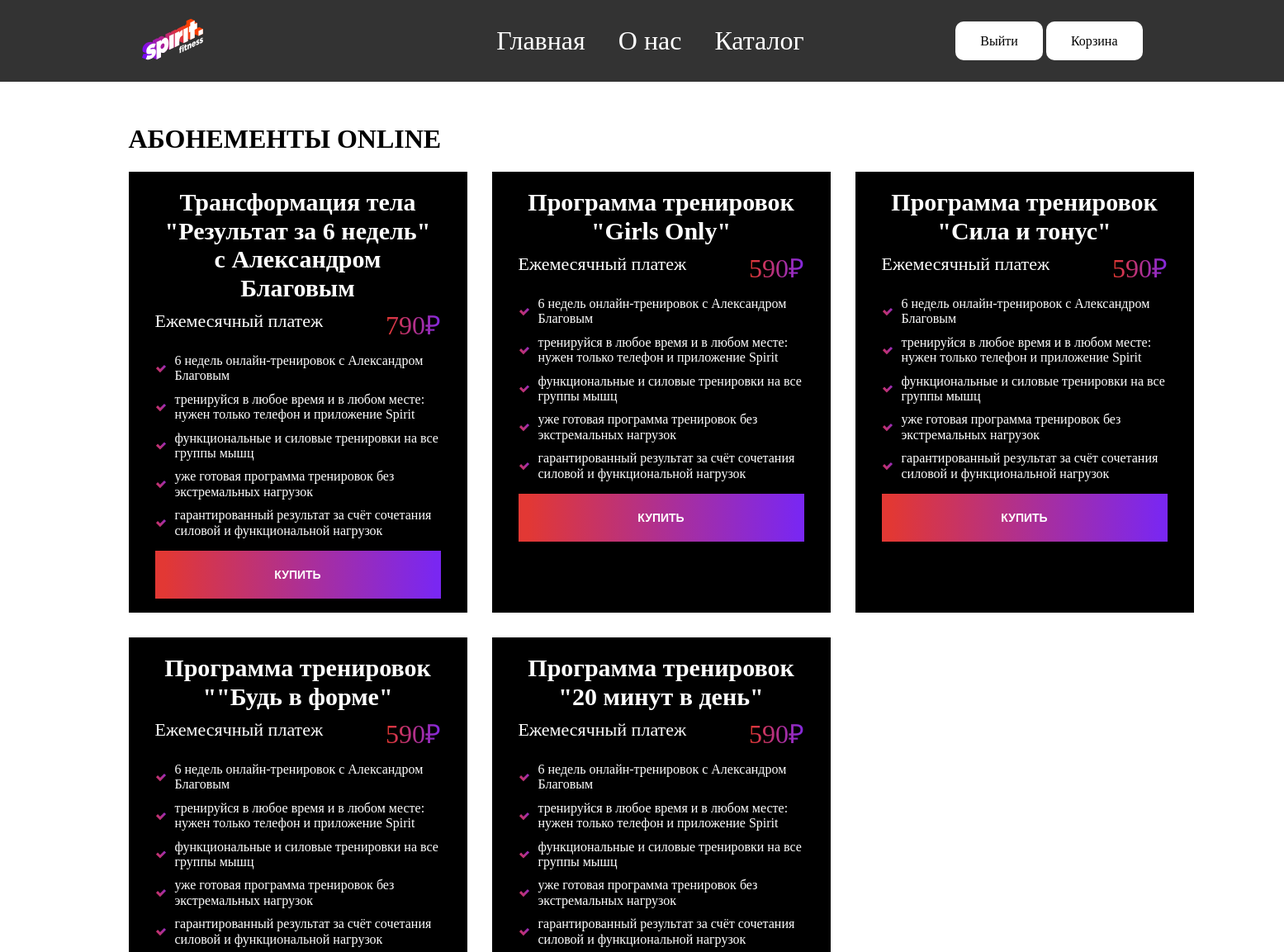
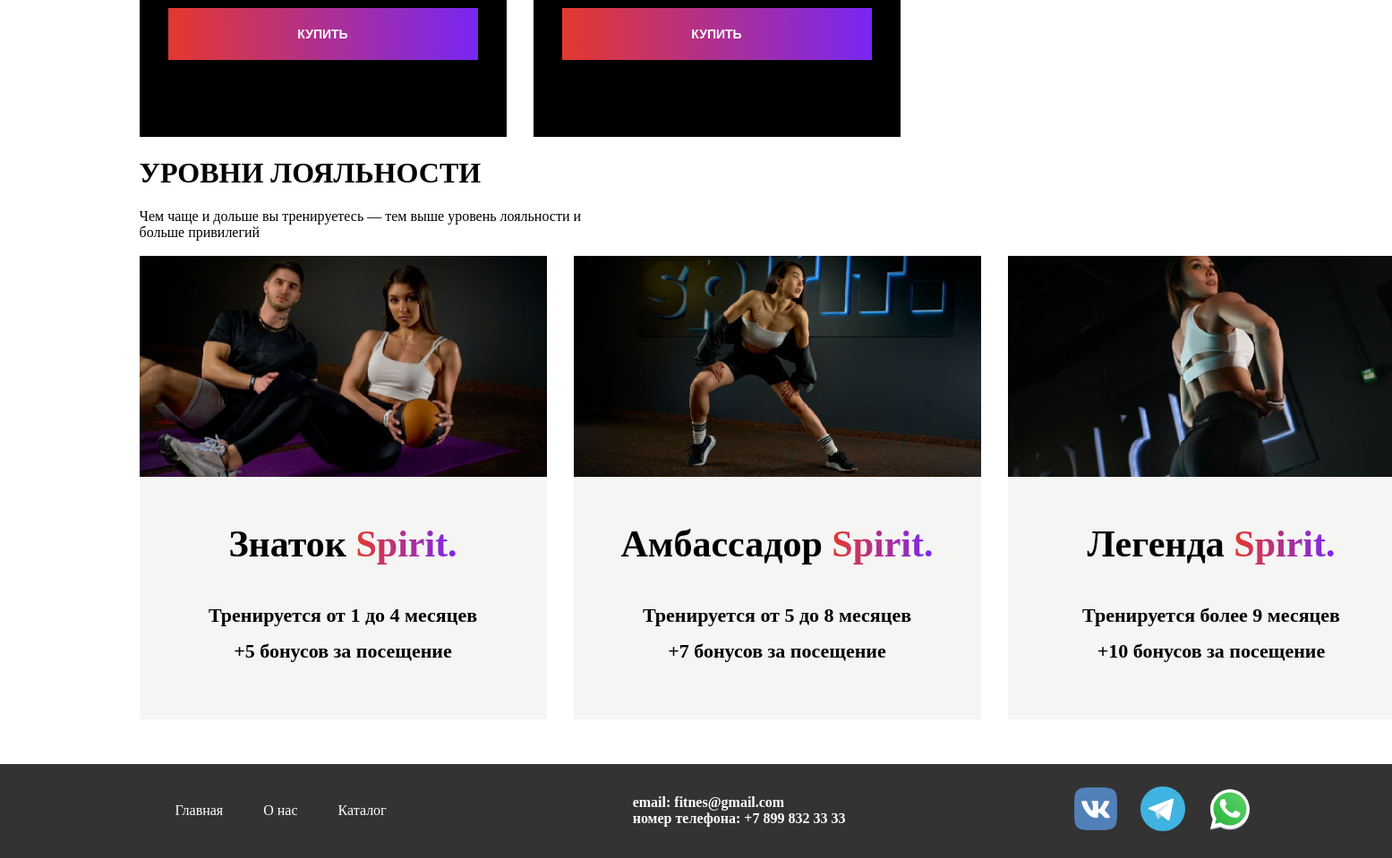
Page /catalog.php (signed in) on the committed database (2 pictures, top to bottom).
### tables this page shows
CREATE TABLE `products` (
  `id` int NOT NULL,
  `name` varchar(200) NOT NULL,
  `price` int NOT NULL
);

### catalog.php (the view, shortened to what this page needs)
<!DOCTYPE html>
<html lang="en">
<head>
  <link rel="stylesheet" href="./style/index.css" />
  <link rel="stylesheet" href="./style/normalize.css" />
</head>
<body>
<?php include_once('./header_and_footer/header.php')?>
  <main>
    <div class="catalog">
      <div class="container">
        <h1>
          АБОНЕМЕНТЫ ONLINE
        </h1>
        <div class="ticket">
        <?php
            require_once './back/connect.php';
            $sql = "SELECT * FROM `products` ";
            $product = mysqli_query($connect, $sql);
            if (mysqli_num_rows($product) > 0) {
                while ($row = mysqli_fetch_assoc($product)) {
            ?>
          <div class="ticket_card">
            <div class="ticket_cont">
              <h1 class="title_ticket">
                <?php echo $row['name']?>
              </h1>
              <div class="price">
                <p class="price_tx">Ежемесячный платеж</p>
                <p class="price_p"><?php echo $row['price']?>₽</p>
              </div>
              <div class="enabled">
                <div class="enabled_k"><img src="./svg/mark.svg" alt="">
                  <p>6 недель онлайн-тренировок с Александром Благовым</p>
                </div>
                <div class="enabled_k"><img src="./svg/mark.svg" alt="">
                  <p>тренируйся в любое время и в любом месте: нужен только телефон и приложение Spirit</p>
                </div>
                <div class="enabled_k"><img src="./svg/mark.svg" alt="">
                  <p>функциональные и силовые тренировки на все группы мышц</p>
                </div>
                <div class="enabled_k"><img src="./svg/mark.svg" alt="">
                  <p>уже готовая программа тренировок без экстремальных нагрузок</p>
                </div>
                <div class="enabled_k"><img src="./svg/mark.svg" alt="">
                  <p>гарантированный результат за счёт сочетания силовой и функциональной нагрузок </p>
                </div>
              </div>
              <a href="./back/cart.php?id=<?php echo $row['id'] ?>" class="btn_ticket">купить</a>
            </div>
          </div>
          <?php
                }
            }
            ?>
        </div>
      </div>
    </div>
    <div class="loyalty">
      <div class="container">
        <h1>УРОВНИ ЛОЯЛЬНОСТИ</h1>
        <p>Чем чаще и дольше вы тренируетесь — тем выше уровень лояльности и <br> больше привилегий</p>
        <div class="loyalty_cont">
          <div class="loyalty_card">
            <img src="./img/loyalty_3.png" alt="">
            <h1>Знаток <span>Spirit.</span></h1>
            <h2>Тренируется от 1 до 4 месяцев
            </h2>
            <h2>+5 бонусов за посещение</h2>
          </div>
          <div class="loyalty_card">
            <img src="./img/loyalty_2.png" alt="">
            <h1>Амбассадор <span>Spirit.</span></h1>
            <h2>Тренируется от 5 до 8 месяцев</h2>
            <h2>+7 бонусов за посещение</h2>
          </div>
          <div class="loyalty_card">
            <img src="./img/loyalty_1.png" alt="">
            <h1>Легенда <span>Spirit.</span></h1>
            <h2>Тренируется более 9 месяцев</h2>
            <h2>+10 бонусов за посещение</h2>
          </div>
        </div>
      </div>
    </div>
  </main>
  <?php include_once('./header_and_footer/footer.php')?>
</body>
</html>

### header_and_footer/header.php (shortened to what this page needs)
<header>
        <div class="hed_cont">
            <div class="logo">
                <a href="./index.php">
                    <img src="/svg/logo_white.svg" alt="Логотип" />
                </a>
            </div>
            <nav>
                <ul>
                    <li><a href="./index.php">Главная</a></li>
                    <li><a href="./about.php">О нас</a></li>
                    <li><a href="./catalog.php">Каталог</a></li>
                </ul>
            </nav>
            <?php
          if(!isset($_SESSION['user'])){
            echo "  <div class=\"button\">
            <a href=\"./signin.php\">Войти</a>
            <a href=\"./signup.php\">Регистрация</a>
        </div> ";
          }else{
                echo "<div class=\"button\">
                <a href=\"./back/logout.php\">Выйти</a>
                <a href=\"./basket.php\">Корзина</a>
            </div>";
            }
        ?>
        </div>
    </header>

### header_and_footer/footer.php
<footer>
    <div class="container">
      <div class="footer_cont">
        <div class="fc_left">
          <nav>
            <ul>
              <li><a href="./index.php">Главная</a></li>
              <li><a href="./about.php">О нас</a></li>
              <li><a href="./catalog.php">Каталог</a></li>
            </ul>
          </nav>
        </div>
        <div class="fc_mid">
          <h1 class="email">email: fitnes@gmail.com <br>номер телефона: +7 899 832 33 33</h1>
        </div>
        <div class="fc_right">
          <div class="messegen">
            <a href=""><img src="./svg/vk.svg" alt=""></a>
            <a href=""><img src="./svg/telegram.svg" alt=""></a>
            <a href=""><img src="./svg/whatsapp.svg" alt=""></a>
          </div>
        </div>
      </div>
    </div>
  </footer>

### style/index.css (style rules this page uses)
body { margin: 0; padding: 0; }
h1, h2, h3, h4 { margin: 0 auto; }
header { position: fixed; top: 0; left: 0; right: 0; background-color: #333; color: #fff; padding: 10px 20px; }
.logo { flex: 1; }
.hed_cont { width: 80%; display: flex; justify-content: space-between; align-items: center; margin: 0 auto; }
.hed_cont img { width: 75px; height: 75px; }
nav ul { list-style: none; display: flex; gap: 20px; }
nav ul li { margin-right: 20px; }
nav ul li a { color: white; text-decoration: none; font-size: 32px; transition: .7s; }
.button { flex: 1; text-align: right; color: #000; }
.button a { padding: 15px 30px; border-radius: 10px; transition: .7s; background-color: #fff; text-decoration: none; color: #000; }
.container { width: 80%; margin: 0 auto; }
footer { margin-top: 50px; background: #333; }
.footer_cont { display: flex; justify-content: space-between; }
.fc_left nav ul { list-style: none; display: block; }
.fc_left nav ul li a { color: white; text-decoration: none; font-size: 16px; transition: .7s; }
.messegen { margin: 0 auto; display: flex; gap: 25px; height: 105px; align-items: center; }
.fc_right { align-content: center; }
.catalog { margin-top: 150px; }
.ticket_card { background: black; color: white; width: 410px; height: 534px; }
.price { margin: 10px 0; display: flex; justify-content: space-between; }
.ticket_cont { width: 346px; margin: 0 auto; }
.enabled_k { display: flex; justify-content: space-around; gap: 10px; }
.enabled_k p { margin: 5px auto; font-size: 16px; }
.title_ticket { text-align: center; margin: 0 auto; padding-top: 20px; font-size: 30px; }
.btn_ticket { margin: 10px auto; border: none; padding: 50px; display: flex; justify-content: center; vertical-align: middle; padding: 22px 60px; font-family: "Gotham Pro", sans-serif; font-weight: 700; font-size: 14px; line-height: 1; color: #fff; text-decoration: none; text-align: center; text-transform: uppercase; background: linear-gradient(90deg, #e23834 3.26%, #7a27f1 98.07%); transition: background-image .15s ease 0s, color .15s ease 0s, border-color .15s ease 0s; cursor: pointer; overflow: hidden; border: 0; }
.ticket { display: grid; gap: 30px; grid-template-columns: repeat(3, 1fr); }
.price_p { margin: 0 0 0 0; font-weight: 400; font-size: 32px; background: linear-gradient(90deg, #e23834 3.26%, #8428dd 98.07%); -webkit-background-clip: text; -webkit-text-fill-color: transparent; }
.price_tx { margin: 0 0 0 0; font-size: 22px; }
.loyalty_card { width: 455px; height: 518px; background: #f5f5f4; text-align: center; line-height: 40px; }
.loyalty_card img { width: 455px; }
.loyalty_card span { background: linear-gradient(90deg, #e23834 3.26%, #7a27f1 98.07%); -webkit-background-clip: text; -webkit-text-fill-color: transparent; }
.loyalty_card h1 { font-size: 42px; padding: 40px 0; margin: 0 auto; }
.loyalty_card h2 { font-size: 22px; margin: 0; padding: 0; color: black; box-sizing: border-box; -webkit-tap-highlight-color: rgba(0, 0, 0, 0); }
.loyalty_cont { display: flex; gap: 30px; }
.fc_left nav ul { margin: 0 auto; display: flex; gap: 25px; height: 105px; align-items: center; }
.fc_mid { margin: 0 auto; display: flex; gap: 25px; font-size: 16px; color: white; align-items: center; }
.fc_mid h1 { margin: 0 auto; display: flex; gap: 25px; font-size: 16px; color: white; align-items: center; }

### rows in the picture
products: name "Трансформация тела \"Результат за 6 недель\" с Александром Благовым", price "790"
products: name "Программа тренировок \"Girls Only\"", price "590"
products: name "Программа тренировок \"Сила и тонус\"", price "590"
products: name "Программа тренировок \"\"Будь в форме\"", price "590"
products: name "Программа тренировок \"20 минут в день\"", price "590"
